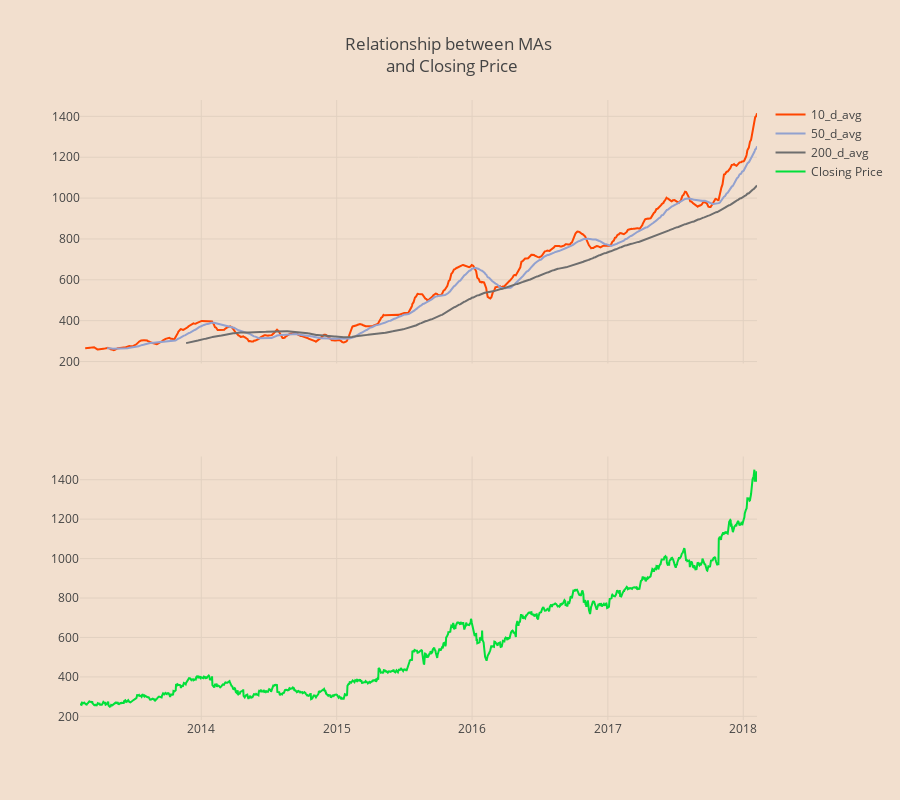

Source (notebook cell):
### Code cell
fig = tls.make_subplots(rows=2, cols=1, shared_xaxes=True)

colors = ['#ff4500', '#92a1cf', '#6E6E6E']
avgs = ['10_d_avg', '50_d_avg', '200_d_avg']
# for i,c in zip(range(n),color):
#    ax1.plot(x, y,c=c)

for col, c in zip(avgs, colors):
    fig.append_trace({'x': amzn_df.index, 'y': amzn_df[col], 'type': 'scatter', 'name': col, 'line': {'color': c}}, 1, 1)
for col in ['close']:
    fig.append_trace({'x': amzn_df.index, 'y': amzn_df[col], 'type': 'scatter', 'name': 'Closing Price', 'line':{'color': '#01DF3A'}}, 2, 1)
    
fig['layout'].update(height=800,title='Relationship between MAs <br> and Closing Price',
                    paper_bgcolor='#F2DFCE', plot_bgcolor='#F2DFCE')
    
iplot(fig, filename='pandas/mixed-type subplots')

### Figure 1 — Plotly figure (JSON) as saved in the notebook; plotly's stock layout.template omitted (floating-point values rounded to 4 significant figures; data arrays with more than 128 entries replaced by an {"elided": "..."} marker saying what was removed)
{"data": [{"line": {"color": "#ff4500"}, "name": "10_d_avg", "type": "scatter", "uid": "5b1c3aea-9c4d-41c0-99ec-c48ccce2c257", "x": {"elided": "1259 str values"}, "xaxis": "x", "y": {"elided": "1259 float values"}, "yaxis": "y"}, {"line": {"color": "#92a1cf"}, "name": "50_d_avg", "type": "scatter", "uid": "17b66e6f-7797-4e56-9edc-bf44ce05858d", "x": {"elided": "1259 str values"}, "xaxis": "x", "y": {"elided": "1259 float values"}, "yaxis": "y"}, {"line": {"color": "#6E6E6E"}, "name": "200_d_avg", "type": "scatter", "uid": "2d9a471b-33fd-4d01-aa99-8f162e5361e5", "x": {"elided": "1259 str values"}, "xaxis": "x", "y": {"elided": "1259 float values"}, "yaxis": "y"}, {"line": {"color": "#01DF3A"}, "name": "Closing Price", "type": "scatter", "uid": "8c00aaf6-93e8-47a8-970a-64763e97aee8", "x": {"elided": "1259 str values"}, "xaxis": "x", "y": {"elided": "1259 float values"}, "yaxis": "y2"}], "layout": {"height": 800, "paper_bgcolor": "#F2DFCE", "plot_bgcolor": "#F2DFCE", "title": "Relationship between MAs <br> and Closing Price", "xaxis": {"anchor": "y2", "domain": [0, 1]}, "yaxis": {"anchor": "free", "domain": [0.575, 1], "position": 0}, "yaxis2": {"anchor": "x", "domain": [0, 0.425]}}}
